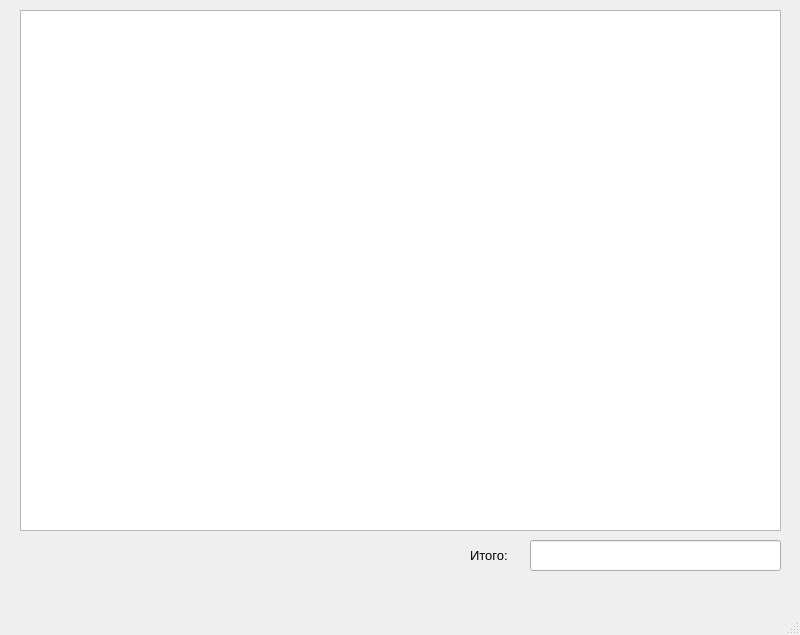
<?xml version="1.0" encoding="UTF-8"?>
<ui version="4.0">
 <class>MainWindow</class>
 <widget class="QMainWindow" name="MainWindow">
  <property name="geometry">
   <rect>
    <x>0</x>
    <y>0</y>
    <width>800</width>
    <height>635</height>
   </rect>
  </property>
  <property name="windowTitle">
   <string>MainWindow</string>
  </property>
  <widget class="QWidget" name="centralwidget">
   <widget class="QTableWidget" name="table">
    <property name="geometry">
     <rect>
      <x>20</x>
      <y>10</y>
      <width>761</width>
      <height>521</height>
     </rect>
    </property>
   </widget>
   <widget class="QLabel" name="label">
    <property name="geometry">
     <rect>
      <x>470</x>
      <y>540</y>
      <width>71</width>
      <height>31</height>
     </rect>
    </property>
    <property name="font">
     <font>
      <pointsize>10</pointsize>
      <weight>50</weight>
      <bold>false</bold>
     </font>
    </property>
    <property name="text">
     <string>Итого:</string>
    </property>
   </widget>
   <widget class="QLineEdit" name="edit">
    <property name="geometry">
     <rect>
      <x>530</x>
      <y>540</y>
      <width>251</width>
      <height>31</height>
     </rect>
    </property>
   </widget>
  </widget>
  <widget class="QMenuBar" name="menubar">
   <property name="geometry">
    <rect>
     <x>0</x>
     <y>0</y>
     <width>800</width>
     <height>26</height>
    </rect>
   </property>
  </widget>
  <widget class="QStatusBar" name="statusbar"/>
 </widget>
 <resources/>
 <connections/>
</ui>
